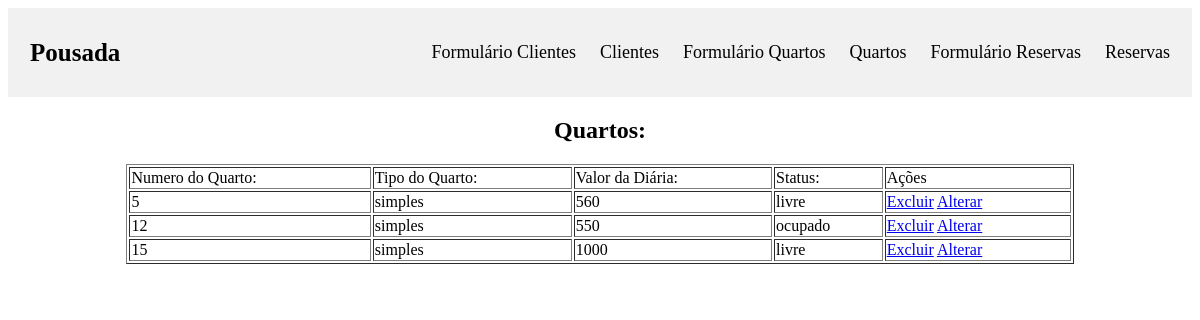
The page /Pousada/quartos.php on the database its author committed.
### tables this page shows
CREATE TABLE IF NOT EXISTS `quartos` (
  `id` int NOT NULL AUTO_INCREMENT,
  `num_porta` varchar(20) NOT NULL,
  `tipo_quarto` varchar(50) NOT NULL,
  `valor_diaria` int NOT NULL,
  `status` varchar(20) NOT NULL,
  PRIMARY KEY (`id`)
);

### Pousada/quartos.php (the view, shortened to what this page needs)
<?php
require_once('conexao.php');
?>
<!DOCTYPE html>
<html lang="pt-br">
<head>
	<link rel="stylesheet" type="text/css" href="estilo.css">
</head>
<body>
	<?php include_once("index.php"); ?>
	<h2 align=center>Quartos:</h2>
	<table border=1 width=80% align=center>
		<tr>
			<td><label for="num_porta">Numero do Quarto:</label></td>
			<td><label for="tipo_quarto">Tipo do Quarto:</label></td>
			<td><label for="valor_diaria">Valor da Diária:</label></td>
			<td><label for="status">Status:</label></td>
			<td><label for="acoes">Ações</label></td>
		</tr>
		<?php
		$sql = "select id, num_porta, tipo_quarto, valor_diaria, status from quartos ";
		$resultado = mysqli_query($conexao, $sql);
		while ($dados = mysqli_fetch_array($resultado)) {
			echo '<tr><td>' . $dados['num_porta'] . '</td>
				  <td>' . $dados['tipo_quarto'] . '</td>
				  <td>' . $dados['valor_diaria'] . '</td>
				  <td>' . $dados['status'] . '</td>
				  <td>
					<a href="excluir.php?id=' . $dados['id'] . '">Excluir</a>
					<a href="formulario_quartos.php?id=' . $dados['id'] . '">Alterar</a>
				  </td></tr>';
		}
		?>
	</table>
</body>
</html>

### rows shown on the page
quartos: num_porta "5", tipo_quarto "simples", valor_diaria "560", status "livre"
quartos: num_porta "12", tipo_quarto "simples", valor_diaria "550", status "ocupado"
quartos: num_porta "15", tipo_quarto "simples", valor_diaria "1000", status "livre"
